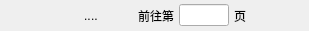
<?xml version="1.0" encoding="UTF-8"?>
<ui version="4.0">
 <class>PageWidget</class>
 <widget class="QWidget" name="PageWidget">
  <property name="geometry">
   <rect>
    <x>0</x>
    <y>0</y>
    <width>309</width>
    <height>31</height>
   </rect>
  </property>
  <property name="windowTitle">
   <string>Form</string>
  </property>
  <property name="styleSheet">
   <string notr="true"/>
  </property>
  <layout class="QHBoxLayout" name="horizontalLayout">
   <property name="spacing">
    <number>0</number>
   </property>
   <property name="leftMargin">
    <number>0</number>
   </property>
   <property name="topMargin">
    <number>0</number>
   </property>
   <property name="rightMargin">
    <number>0</number>
   </property>
   <property name="bottomMargin">
    <number>0</number>
   </property>
   <item>
    <spacer name="horizontalSpacer_2">
     <property name="orientation">
      <enum>Qt::Horizontal</enum>
     </property>
     <property name="sizeHint" stdset="0">
      <size>
       <width>40</width>
       <height>20</height>
      </size>
     </property>
    </spacer>
   </item>
   <item>
    <widget class="QLabel" name="previousPageLabel">
     <property name="minimumSize">
      <size>
       <width>20</width>
       <height>20</height>
      </size>
     </property>
     <property name="maximumSize">
      <size>
       <width>20</width>
       <height>20</height>
      </size>
     </property>
     <property name="toolTip">
      <string>上一页</string>
     </property>
     <property name="styleSheet">
      <string notr="true">background-image:url(:/masterCashier/Resources/page_front.png);
</string>
     </property>
     <property name="text">
      <string/>
     </property>
    </widget>
   </item>
   <item>
    <widget class="QWidget" name="leftPagesWidget" native="true"/>
   </item>
   <item>
    <widget class="QLabel" name="leftSeparateLabel">
     <property name="toolTip">
      <string>下一页</string>
     </property>
     <property name="text">
      <string>..</string>
     </property>
    </widget>
   </item>
   <item>
    <widget class="QWidget" name="centerPagesWidget" native="true"/>
   </item>
   <item>
    <widget class="QLabel" name="rightSeparateLabel">
     <property name="toolTip">
      <string>下一页</string>
     </property>
     <property name="text">
      <string>..</string>
     </property>
    </widget>
   </item>
   <item>
    <widget class="QWidget" name="rightPagesWidget" native="true"/>
   </item>
   <item>
    <widget class="QLabel" name="nextPageLabel">
     <property name="minimumSize">
      <size>
       <width>20</width>
       <height>20</height>
      </size>
     </property>
     <property name="maximumSize">
      <size>
       <width>20</width>
       <height>20</height>
      </size>
     </property>
     <property name="toolTip">
      <string>下一页</string>
     </property>
     <property name="styleSheet">
      <string notr="true">background-image:url(:/masterCashier/Resources/page_next.png);</string>
     </property>
     <property name="text">
      <string/>
     </property>
    </widget>
   </item>
   <item>
    <spacer name="horizontalSpacer_5">
     <property name="orientation">
      <enum>Qt::Horizontal</enum>
     </property>
     <property name="sizeType">
      <enum>QSizePolicy::Fixed</enum>
     </property>
     <property name="sizeHint" stdset="0">
      <size>
       <width>20</width>
       <height>20</height>
      </size>
     </property>
    </spacer>
   </item>
   <item>
    <widget class="QLabel" name="label">
     <property name="text">
      <string>前往第</string>
     </property>
    </widget>
   </item>
   <item>
    <spacer name="horizontalSpacer_3">
     <property name="orientation">
      <enum>Qt::Horizontal</enum>
     </property>
     <property name="sizeType">
      <enum>QSizePolicy::Fixed</enum>
     </property>
     <property name="sizeHint" stdset="0">
      <size>
       <width>5</width>
       <height>20</height>
      </size>
     </property>
    </spacer>
   </item>
   <item>
    <widget class="QLineEdit" name="pageLineEdit">
     <property name="minimumSize">
      <size>
       <width>50</width>
       <height>0</height>
      </size>
     </property>
     <property name="maximumSize">
      <size>
       <width>50</width>
       <height>16777215</height>
      </size>
     </property>
     <property name="alignment">
      <set>Qt::AlignCenter</set>
     </property>
    </widget>
   </item>
   <item>
    <spacer name="horizontalSpacer_4">
     <property name="orientation">
      <enum>Qt::Horizontal</enum>
     </property>
     <property name="sizeType">
      <enum>QSizePolicy::Fixed</enum>
     </property>
     <property name="sizeHint" stdset="0">
      <size>
       <width>5</width>
       <height>20</height>
      </size>
     </property>
    </spacer>
   </item>
   <item>
    <widget class="QLabel" name="label_2">
     <property name="text">
      <string>页</string>
     </property>
    </widget>
   </item>
   <item>
    <spacer name="horizontalSpacer">
     <property name="orientation">
      <enum>Qt::Horizontal</enum>
     </property>
     <property name="sizeHint" stdset="0">
      <size>
       <width>45</width>
       <height>20</height>
      </size>
     </property>
    </spacer>
   </item>
  </layout>
 </widget>
 <resources/>
 <connections/>
</ui>
